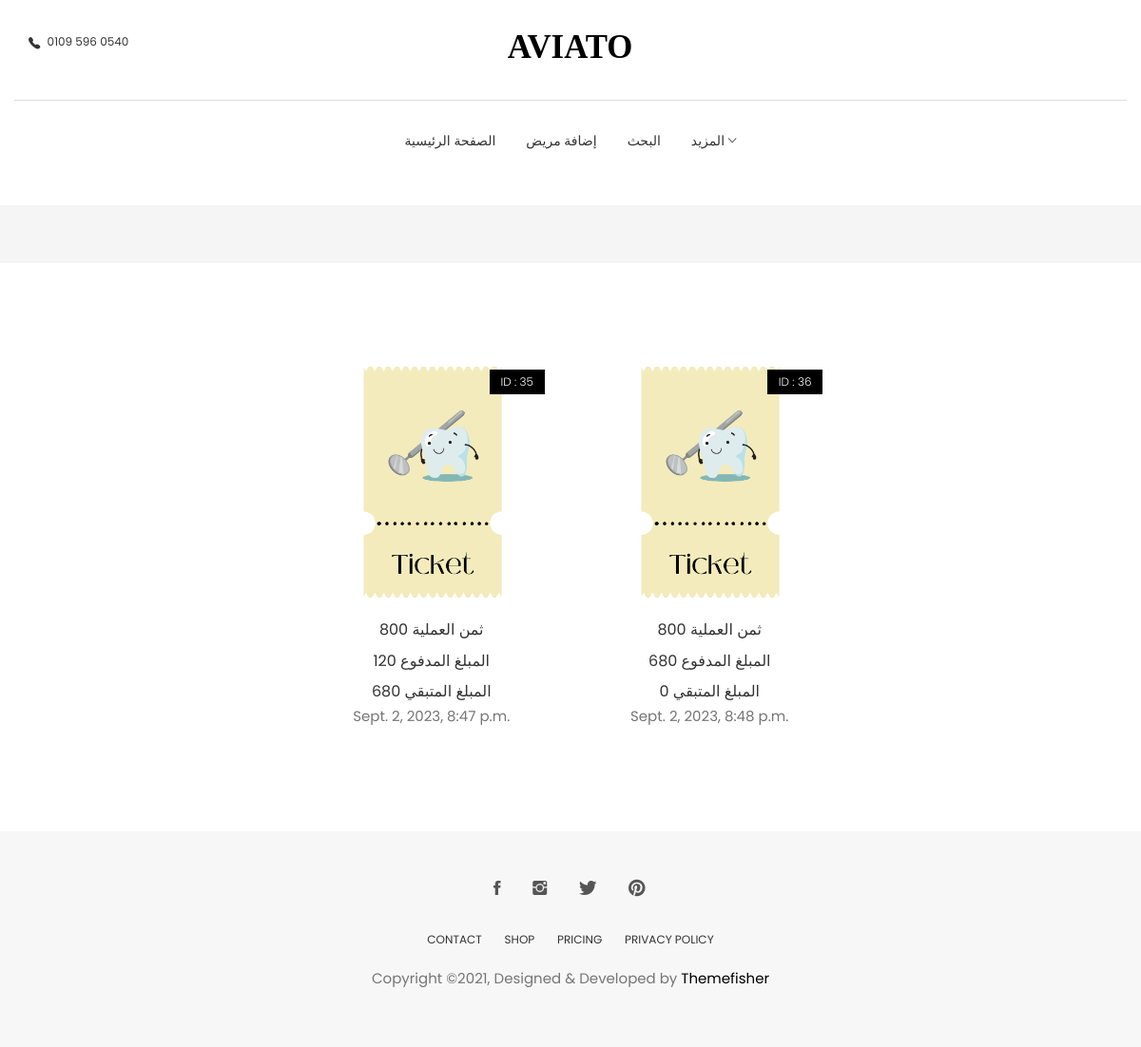
Screenshot of /operation_billing/23 (signed in) with the database file from the repository.
### dashboard/models.py (models this page shows, shortened)
class Billing(models.Model):
    id = models.AutoField(primary_key=True, null=False, blank=False)
    operation = models.ForeignKey(Operation, on_delete=models.CASCADE)
    user = models.ForeignKey(User, blank=False, null=False, on_delete=models.DO_NOTHING)
    datetime = models.DateTimeField(auto_now=True)
    amount_paid = models.IntegerField(null=False, blank=False, default=0)
    remaining_amount = models.IntegerField(null=False, blank=False, default=0)

### patient/models.py (models this page shows, shortened)
class Operation(models.Model):
    id = models.AutoField(primary_key=True, null=False, blank=False)
    patient = models.ForeignKey(Patient, null=False, blank=False, on_delete=models.CASCADE)
    user = models.ForeignKey(User, blank=False, null=False, on_delete=models.DO_NOTHING)
    name = models.CharField(max_length=15, null=False, blank=False)
    datetime = models.DateTimeField(auto_now_add=True,auto_created=True)
    price = models.IntegerField(blank=False, null=False)
    description = models.TextField(max_length=1000, blank=True, null=True)
    remaining_amount = models.IntegerField(null=False, blank=False, default=0)

### dashboard/views.py (the view)
# urls.py: path('operation_billing/<int:id>', get_all_billing, name='operation_billing'),
@login_required
def get_all_billing(request, *args, **kwargs):
    operation = get_object_or_404(Operation, id=kwargs['id'])
    billing = Billing.objects.filter(operation=operation)
    context = {
        "page_title": "فواتير العملية رقم " + f"{operation.id}",
        "billing": billing,
    }
    return render(request, 'operation_billing.html', context)

### dashboard/templates/operation_billing.html
{% extends 'base.html' %}
{% load static %}
{% load bootstrap4 %}
{% block patients %}
			{% for bill in billing %}
			<div class="col-md-4">
				<div class="product-item">
					<div class="product-thumb">
						<span class="bage">ID : {{bill.id}}</span>
						<img class="img-responsive" src="{% static 'images/Ticket.png' %}" alt="Ticket-img" />
					</div>
					<div class="product-content">
						<h4> ثمن العملية {{bill.operation.price}}</h4>
						<h4>  المبلغ المدفوع {{bill.amount_paid}}</h4>
						<h4>المبلغ المتبقي {{bill.remaining_amount}}</h4>
						<p>{{bill.datetime}}</p>
					</div>
				</div>
			</div>
			{% endfor %}
{% endblock %}

### static/css/style.css (style rules this page uses)
body { line-height: 1.5; font-family: "Poppins", sans-serif; -webkit-font-smoothing: antialiased; }
p { font-family: "Poppins", sans-serif; color: #757575; font-size: 15px; }
h1, h2, h3, h4, h5, h6 { font-family: "Poppins", sans-serif; }
h1, h2, h3, h4, h5, h6 { font-weight: 400; }
.product-item { margin-bottom: 30px; }
.product-item .product-thumb { position: relative; }
.product-item .product-thumb img { width: 100%; height: auto; }
.product-item .product-thumb .bage { position: absolute; top: 12px; right: 12px; background: #000; color: #fff; font-size: 12px; padding: 4px 12px; font-weight: 300; display: inline-block; }
.product-item .product-thumb:before { transition: 0.3s all; opacity: 0; background: rgba(0, 0, 0, 0.6); content: ""; position: absolute; top: 0; right: 0; left: 0; bottom: 0; }
.product-item .product-content { text-align: center; }
.product-item .product-content h4 { font-size: 16px; font-weight: 400; margin-top: 15px; margin-bottom: 6px; }

### rows the page displays
Billing: id "35", operation.price "800", amount_paid "120", remaining_amount "680", datetime "Sept. 2, 2023, 8:47 p.m."
Billing: id "36", operation.price "800", amount_paid "680", remaining_amount "0", datetime "Sept. 2, 2023, 8:48 p.m."
